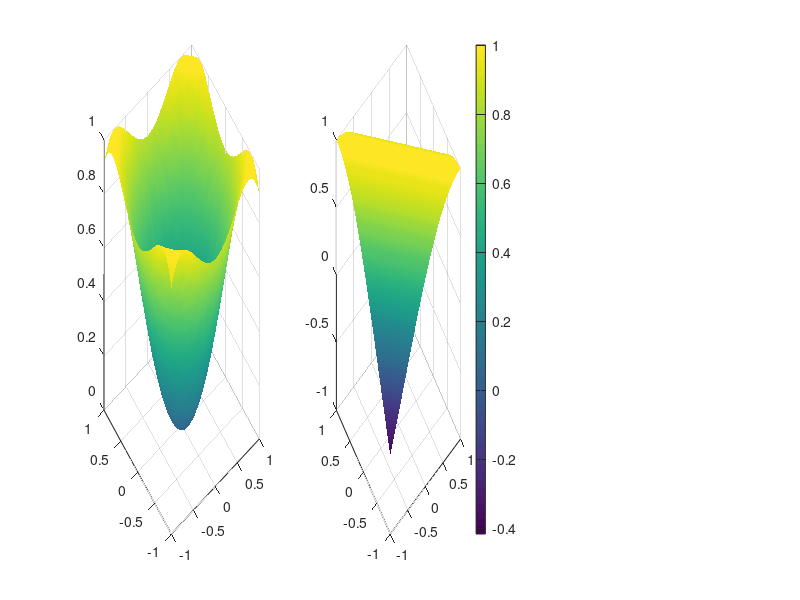

Reproduce this figure in MATLAB.
% Create a common meshgrid for two plots having different z values
[x,y]=meshgrid(-1:0.05:1, -1:0.05:1);
% Two different z-data plots for the same x and y data points
z1=sin(x.^2+y.^2);
z2=cos(x+y);
% Minimum and maximum values of the two plots
% This is useful in setting the limits of the colorbar
bottom = min(min(min(z1)),min(min(z2)));
top  = max(max(max(z1)),max(max(z2)));
% Plotting the first plot
subplot(1,3,1)
h1=surf(x,y,z1);
shading interp;
% This sets the limits of the colorbar to manual for the first plot
caxis manual
caxis([bottom top]);
% Plotting the second plot
subplot(1,3,2)
h2=surf(x,y,z2);
shading interp;
% This sets the limits of the colorbar to manual for the second plot
caxis manual
caxis([bottom top]);
colorbar;